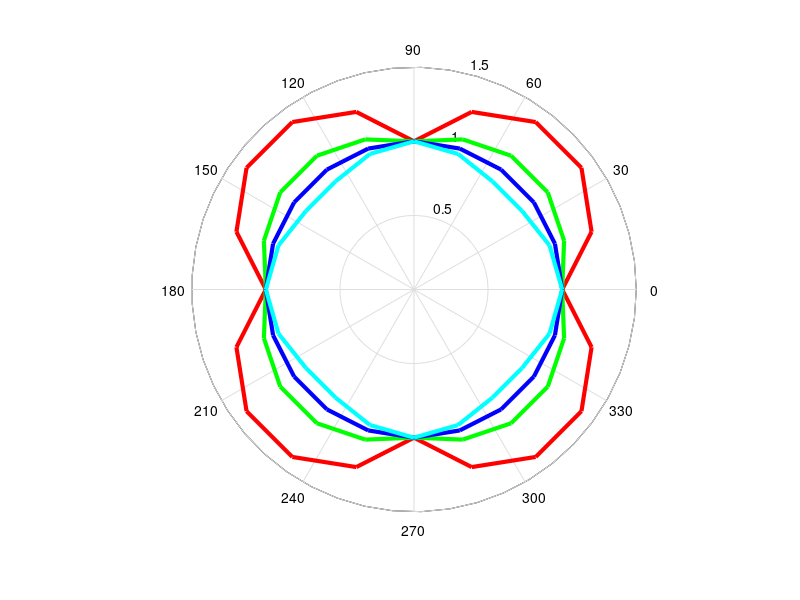

Source code (MATLAB):
dtheta = pi/10;
ntheta = 20;
r1 = zeros(21,1);
r2 = zeros(21,1);
r3 = zeros(21,1);
r4 = zeros(21,1);
theta = zeros(21,1);
for i=0:ntheta
    thetai = i*dtheta;
    theta(i+1) = thetai;
    xi = cos(thetai);
    yi = sin(thetai);
    vi = [xi yi];
    r1(i+1) = norm(vi,1.0);
    r2(i+1) = norm(vi,1.5);
    r3(i+1) = norm(vi,2.0);
    r4(i+1) = norm(vi,3.0);
end
h=figure
subplot(1,1,1)
h1=polar(theta,r1,'r-');
set(h1,'linewidth',3)
hold on
h2=polar(theta,r2,'g-');
set(h2,'linewidth',3)
hold on
h3=polar(theta,r3,'b-');
set(h3,'linewidth',3)
hold on
h4=polar(theta,r4,'c-');
set(h4,'linewidth',3)